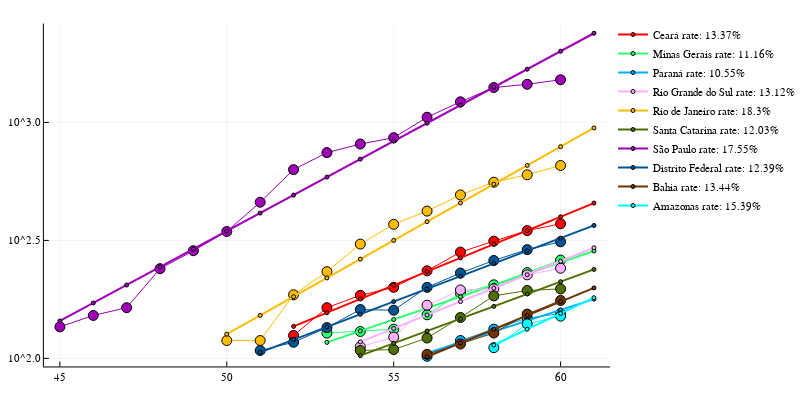

The code cell stored with this chart in its notebook:
### Code cell
using Colors, Krylov

states = unique(data.state)
st_idx = findall([data[data.state .== st,:cases][end] for st in states] .>= 100)
states = states[st_idx]
clrs = distinguishable_colors(length(states) + 1, [RGB(0, 0, 0), RGB(1.0, 0.0, 0.0)])[2:end]

plot(size=(800,400))
for (i,st) in enumerate(states)
    df = data[data.state .== st,:]
    #print(df)
    I = setdiff(unique([findfirst(df.date .== dt) for dt in dates]), [nothing])
    #print(I)
    df = df[I,:]

    idx = findfirst(df.cases .≥ 100)
    y = df.cases[idx:end]
    n = length(y)
    x = 1:n

    X = [ones(n) x]
    yhat = log.(y)

    β = Krylov.cgls(X, yhat)[1]
    
    dates_idx = [findfirst(dates .== d) for d in df.date[idx:end]]

    plot!(dates_idx, y, m=:dot, ms=5, lab="", c=clrs[i])
    next = 1
    xnext = (1:n+next)
    append!(dates_idx, dates_idx[end] .+ (1:next))
    plot!(dates_idx, exp.(β[1] .+ β[2] * xnext), c=clrs[i], lw=2, yaxis=:log, m=:dot, ms=2,
          lab="$st rate: $(round(100β[2], digits=2))%")
end
plot!()

### Figure 1 — Plotly figure (JSON) as saved in the notebook; plotly's stock layout.template omitted (floating-point values rounded to 4 significant figures)
{"data": [{"colorbar": {"title": ""}, "legendgroup": "", "line": {"color": "rgba(255, 0, 0, 1.000)", "dash": "solid", "shape": "linear", "width": 1}, "marker": {"color": "rgba(255, 0, 0, 1.000)", "line": {"color": "rgba(0, 0, 0, 1.000)", "width": 1}, "size": 10, "symbol": "circle"}, "mode": "lines+markers", "name": "", "showlegend": false, "type": "scatter", "x": [52, 53, 54, 55, 56, 57, 58, 59, 60], "xaxis": "x1", "y": [125, 164, 185, 200, 235, 282, 314, 348, 372], "yaxis": "y1", "zmax": null, "zmin": null}, {"colorbar": {"title": ""}, "legendgroup": "Ceará rate: 13.37%", "line": {"color": "rgba(255, 0, 0, 1.000)", "dash": "solid", "shape": "linear", "width": 2}, "marker": {"color": "rgba(255, 0, 0, 1.000)", "line": {"color": "rgba(0, 0, 0, 1.000)", "width": 1}, "size": 4, "symbol": "circle"}, "mode": "lines+markers", "name": "Ceará rate: 13.37%", "showlegend": true, "type": "scatter", "x": [52, 53, 54, 55, 56, 57, 58, 59, 60, 61], "xaxis": "x1", "y": [136.6, 156.2, 178.5, 204.1, 233.2, 266.6, 304.7, 348.3, 398.1, 455.1], "yaxis": "y1", "zmax": null, "zmin": null}, {"colorbar": {"title": ""}, "legendgroup": "", "line": {"color": "rgba(46, 255, 113, 1.000)", "dash": "solid", "shape": "linear", "width": 1}, "marker": {"color": "rgba(46, 255, 113, 1.000)", "line": {"color": "rgba(0, 0, 0, 1.000)", "width": 1}, "size": 10, "symbol": "circle"}, "mode": "lines+markers", "name": "", "showlegend": false, "type": "scatter", "x": [53, 54, 55, 56, 57, 58, 59, 60], "xaxis": "x1", "y": [128, 130, 133, 153, 189, 205, 231, 261], "yaxis": "y1", "zmax": null, "zmin": null}, {"colorbar": {"title": ""}, "legendgroup": "Minas Gerais rate: 11.16%", "line": {"color": "rgba(46, 255, 113, 1.000)", "dash": "solid", "shape": "linear", "width": 2}, "marker": {"color": "rgba(46, 255, 113, 1.000)", "line": {"color": "rgba(0, 0, 0, 1.000)", "width": 1}, "size": 4, "symbol": "circle"}, "mode": "lines+markers", "name": "Minas Gerais rate: 11.16%", "showlegend": true, "type": "scatter", "x": [53, 54, 55, 56, 57, 58, 59, 60, 61], "xaxis": "x1", "y": [116.9, 130.7, 146.1, 163.3, 182.6, 204.1, 228.2, 255.2, 285.3], "yaxis": "y1", "zmax": null, "zmin": null}, {"colorbar": {"title": ""}, "legendgroup": "", "line": {"color": "rgba(0, 172, 255, 1.000)", "dash": "solid", "shape": "linear", "width": 1}, "marker": {"color": "rgba(0, 172, 255, 1.000)", "line": {"color": "rgba(0, 0, 0, 1.000)", "width": 1}, "size": 10, "symbol": "circle"}, "mode": "lines+markers", "name": "", "showlegend": false, "type": "scatter", "x": [56, 57, 58, 59, 60], "xaxis": "x1", "y": [102, 119, 133, 148, 155], "yaxis": "y1", "zmax": null, "zmin": null}, {"colorbar": {"title": ""}, "legendgroup": "Paraná rate: 10.55%", "line": {"color": "rgba(0, 172, 255, 1.000)", "dash": "solid", "shape": "linear", "width": 2}, "marker": {"color": "rgba(0, 172, 255, 1.000)", "line": {"color": "rgba(0, 0, 0, 1.000)", "width": 1}, "size": 4, "symbol": "circle"}, "mode": "lines+markers", "name": "Paraná rate: 10.55%", "showlegend": true, "type": "scatter", "x": [56, 57, 58, 59, 60, 61], "xaxis": "x1", "y": [105.2, 116.9, 129.9, 144.4, 160.5, 178.3], "yaxis": "y1", "zmax": null, "zmin": null}, {"colorbar": {"title": ""}, "legendgroup": "", "line": {"color": "rgba(255, 177, 255, 1.000)", "dash": "solid", "shape": "linear", "width": 1}, "marker": {"color": "rgba(255, 177, 255, 1.000)", "line": {"color": "rgba(0, 0, 0, 1.000)", "width": 1}, "size": 10, "symbol": "circle"}, "mode": "lines+markers", "name": "", "showlegend": false, "type": "scatter", "x": [54, 55, 56, 57, 58, 59, 60], "xaxis": "x1", "y": [112, 123, 168, 195, 197, 226, 241], "yaxis": "y1", "zmax": null, "zmin": null}, {"colorbar": {"title": ""}, "legendgroup": "Rio Grande do Sul rate: 13.12%", "line": {"color": "rgba(255, 177, 255, 1.000)", "dash": "solid", "shape": "linear", "width": 2}, "marker": {"color": "rgba(255, 177, 255, 1.000)", "line": {"color": "rgba(0, 0, 0, 1.000)", "width": 1}, "size": 4, "symbol": "circle"}, "mode": "lines+markers", "name": "Rio Grande do Sul rate: 13.12%", "showlegend": true, "type": "scatter", "x": [54, 55, 56, 57, 58, 59, 60, 61], "xaxis": "x1", "y": [117.4, 133.9, 152.7, 174.1, 198.5, 226.3, 258.1, 294.3], "yaxis": "y1", "zmax": null, "zmin": null}, {"colorbar": {"title": ""}, "legendgroup": "", "line": {"color": "rgba(255, 188, 0, 1.000)", "dash": "solid", "shape": "linear", "width": 1}, "marker": {"color": "rgba(255, 188, 0, 1.000)", "line": {"color": "rgba(0, 0, 0, 1.000)", "width": 1}, "size": 10, "symbol": "circle"}, "mode": "lines+markers", "name": "", "showlegend": false, "type": "scatter", "x": [50, 51, 52, 53, 54, 55, 56, 57, 58, 59, 60], "xaxis": "x1", "y": [119, 119, 186, 233, 305, 370, 421, 493, 558, 600, 657], "yaxis": "y1", "zmax": null, "zmin": null}, {"colorbar": {"title": ""}, "legendgroup": "Rio de Janeiro rate: 18.3%", "line": {"color": "rgba(255, 188, 0, 1.000)", "dash": "solid", "shape": "linear", "width": 2}, "marker": {"color": "rgba(255, 188, 0, 1.000)", "line": {"color": "rgba(0, 0, 0, 1.000)", "width": 1}, "size": 4, "symbol": "circle"}, "mode": "lines+markers", "name": "Rio de Janeiro rate: 18.3%", "showlegend": true, "type": "scatter", "x": [50, 51, 52, 53, 54, 55, 56, 57, 58, 59, 60, 61], "xaxis": "x1", "y": [126.6, 152.1, 182.6, 219.3, 263.3, 316.2, 379.7, 456.0, 547.6, 657.5, 789.6, 948.1], "yaxis": "y1", "zmax": null, "zmin": null}, {"colorbar": {"title": ""}, "legendgroup": "", "line": {"color": "rgba(79, 112, 0, 1.000)", "dash": "solid", "shape": "linear", "width": 1}, "marker": {"color": "rgba(79, 112, 0, 1.000)", "line": {"color": "rgba(0, 0, 0, 1.000)", "width": 1}, "size": 10, "symbol": "circle"}, "mode": "lines+markers", "name": "", "showlegend": false, "type": "scatter", "x": [54, 55, 56, 57, 58, 59, 60], "xaxis": "x1", "y": [108, 109, 122, 149, 184, 194, 197], "yaxis": "y1", "zmax": null, "zmin": null}, {"colorbar": {"title": ""}, "legendgroup": "Santa Catarina rate: 12.03%", "line": {"color": "rgba(79, 112, 0, 1.000)", "dash": "solid", "shape": "linear", "width": 2}, "marker": {"color": "rgba(79, 112, 0, 1.000)", "line": {"color": "rgba(0, 0, 0, 1.000)", "width": 1}, "size": 4, "symbol": "circle"}, "mode": "lines+markers", "name": "Santa Catarina rate: 12.03%", "showlegend": true, "type": "scatter", "x": [54, 55, 56, 57, 58, 59, 60, 61], "xaxis": "x1", "y": [102.7, 115.8, 130.6, 147.3, 166.1, 187.4, 211.3, 238.3], "yaxis": "y1", "zmax": null, "zmin": null}, {"colorbar": {"title": ""}, "legendgroup": "", "line": {"color": "rgba(157, 0, 181, 1.000)", "dash": "solid", "shape": "linear", "width": 1}, "marker": {"color": "rgba(157, 0, 181, 1.000)", "line": {"color": "rgba(0, 0, 0, 1.000)", "width": 1}, "size": 10, "symbol": "circle"}, "mode": "lines+markers", "name": "", "showlegend": false, "type": "scatter", "x": [45, 46, 47, 48, 49, 50, 51, 52, 53, 54, 55, 56, 57, 58, 59, 60], "xaxis": "x1", "y": [136, 152, 164, 240, 286, 345, 459, 631, 745, 810, 862, 1052, 1223, 1406, 1451, 1517], "yaxis": "y1", "zmax": null, "zmin": null}, {"colorbar": {"title": ""}, "legendgroup": "São Paulo rate: 17.55%", "line": {"color": "rgba(157, 0, 181, 1.000)", "dash": "solid", "shape": "linear", "width": 2}, "marker": {"color": "rgba(157, 0, 181, 1.000)", "line": {"color": "rgba(0, 0, 0, 1.000)", "width": 1}, "size": 4, "symbol": "circle"}, "mode": "lines+markers", "name": "São Paulo rate: 17.55%", "showlegend": true, "type": "scatter", "x": [45, 46, 47, 48, 49, 50, 51, 52, 53, 54, 55, 56, 57, 58, 59, 60, 61], "xaxis": "x1", "y": [144.0, 171.7, 204.6, 243.8, 290.6, 346.4, 412.9, 492.1, 586.5, 699.1, 833.2, 993.1, 1184.0, 1411.0, 1681.0, 2004.0, 2389.0], "yaxis": "y1", "zmax": null, "zmin": null}, {"colorbar": {"title": ""}, "legendgroup": "", "line": {"color": "rgba(0, 85, 148, 1.000)", "dash": "solid", "shape": "linear", "width": 1}, "marker": {"color": "rgba(0, 85, 148, 1.000)", "line": {"color": "rgba(0, 0, 0, 1.000)", "width": 1}, "size": 10, "symbol": "circle"}, "mode": "lines+markers", "name": "", "showlegend": false, "type": "scatter", "x": [51, 52, 53, 54, 55, 56, 57, 58, 59, 60], "xaxis": "x1", "y": [108, 117, 135, 161, 160, 200, 230, 260, 289, 312], "yaxis": "y1", "zmax": null, "zmin": null}, {"colorbar": {"title": ""}, "legendgroup": "Distrito Federal rate: 12.39%", "line": {"color": "rgba(0, 85, 148, 1.000)", "dash": "solid", "shape": "linear", "width": 2}, "marker": {"color": "rgba(0, 85, 148, 1.000)", "line": {"color": "rgba(0, 0, 0, 1.000)", "width": 1}, "size": 4, "symbol": "circle"}, "mode": "lines+markers", "name": "Distrito Federal rate: 12.39%", "showlegend": true, "type": "scatter", "x": [51, 52, 53, 54, 55, 56, 57, 58, 59, 60, 61], "xaxis": "x1", "y": [106.0, 120.0, 135.8, 153.8, 174.0, 197.0, 223.0, 252.4, 285.7, 323.4, 366.1], "yaxis": "y1", "zmax": null, "zmin": null}, {"colorbar": {"title": ""}, "legendgroup": "", "line": {"color": "rgba(109, 53, 0, 1.000)", "dash": "solid", "shape": "linear", "width": 1}, "marker": {"color": "rgba(109, 53, 0, 1.000)", "line": {"color": "rgba(0, 0, 0, 1.000)", "width": 1}, "size": 10, "symbol": "circle"}, "mode": "lines+markers", "name": "", "showlegend": false, "type": "scatter", "x": [56, 57, 58, 59, 60], "xaxis": "x1", "y": [104, 115, 128, 154, 176], "yaxis": "y1", "zmax": null, "zmin": null}, {"colorbar": {"title": ""}, "legendgroup": "Bahia rate: 13.44%", "line": {"color": "rgba(109, 53, 0, 1.000)", "dash": "solid", "shape": "linear", "width": 2}, "marker": {"color": "rgba(109, 53, 0, 1.000)", "line": {"color": "rgba(0, 0, 0, 1.000)", "width": 1}, "size": 4, "symbol": "circle"}, "mode": "lines+markers", "name": "Bahia rate: 13.44%", "showlegend": true, "type": "scatter", "x": [56, 57, 58, 59, 60, 61], "xaxis": "x1", "y": [101.6, 116.2, 132.9, 152.0, 173.9, 198.9], "yaxis": "y1", "zmax": null, "zmin": null}, {"colorbar": {"title": ""}, "legendgroup": "", "line": {"color": "rgba(0, 253, 255, 1.000)", "dash": "solid", "shape": "linear", "width": 1}, "marker": {"color": "rgba(0, 253, 255, 1.000)", "line": {"color": "rgba(0, 0, 0, 1.000)", "width": 1}, "size": 10, "symbol": "circle"}, "mode": "lines+markers", "name": "", "showlegend": false, "type": "scatter", "x": [58, 59, 60], "xaxis": "x1", "y": [111, 140, 151], "yaxis": "y1", "zmax": null, "zmin": null}, {"colorbar": {"title": ""}, "legendgroup": "Amazonas rate: 15.39%", "line": {"color": "rgba(0, 253, 255, 1.000)", "dash": "solid", "shape": "linear", "width": 2}, "marker": {"color": "rgba(0, 253, 255, 1.000)", "line": {"color": "rgba(0, 0, 0, 1.000)", "width": 1}, "size": 4, "symbol": "circle"}, "mode": "lines+markers", "name": "Amazonas rate: 15.39%", "showlegend": true, "type": "scatter", "x": [58, 59, 60, 61], "xaxis": "x1", "y": [113.9, 132.9, 155.0, 180.8], "yaxis": "y1", "zmax": null, "zmin": null}], "layout": {"annotations": [], "height": 400, "legend": {"bgcolor": "rgba(255, 255, 255, 1.000)", "bordercolor": "rgba(0, 0, 0, 1.000)", "font": {"color": "rgba(0, 0, 0, 1.000)", "family": "sans-serif", "size": 11}, "tracegroupgap": 0, "x": 1, "y": 1}, "margin": {"b": 20, "l": 0, "r": 0, "t": 20}, "paper_bgcolor": "rgba(255, 255, 255, 1.000)", "plot_bgcolor": "rgba(255, 255, 255, 1.000)", "showlegend": true, "width": 800, "xaxis": {"anchor": "y1", "domain": [0.07159, 0.9951], "gridcolor": "rgba(0, 0, 0, 0.100)", "gridwidth": 0.5, "linecolor": "rgba(0, 0, 0, 1.000)", "mirror": false, "range": [44.52, 61.48], "showgrid": true, "showline": true, "showticklabels": true, "tickangle": 0, "tickcolor": "rgb(0, 0, 0)", "tickfont": {"color": "rgba(0, 0, 0, 1.000)", "family": "sans-serif", "size": 11}, "tickmode": "array", "ticks": "inside", "ticktext": ["45", "50", "55", "60"], "tickvals": [45, 50, 55, 60], "title": "", "titlefont": {"color": "rgba(0, 0, 0, 1.000)", "family": "sans-serif", "size": 15}, "type": "-", "visible": true, "zeroline": false, "zerolinecolor": "rgba(0, 0, 0, 1.000)"}, "yaxis": {"anchor": "x1", "domain": [0.03762, 0.9902], "gridcolor": "rgba(0, 0, 0, 0.100)", "gridwidth": 0.5, "linecolor": "rgba(0, 0, 0, 1.000)", "mirror": false, "range": [1.966, 3.419], "showgrid": true, "showline": true, "showticklabels": true, "tickangle": 0, "tickcolor": "rgb(0, 0, 0)", "tickfont": {"color": "rgba(0, 0, 0, 1.000)", "family": "sans-serif", "size": 11}, "tickmode": "array", "ticks": "inside", "ticktext": ["10^2.0", "10^2.0", "10^2.5", "10^3.0"], "tickvals": [100, 100, 316.2, 1000], "title": "", "titlefont": {"color": "rgba(0, 0, 0, 1.000)", "family": "sans-serif", "size": 15}, "type": "log", "visible": true, "zeroline": false, "zerolinecolor": "rgba(0, 0, 0, 1.000)"}}}
